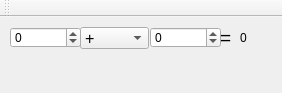
<?xml version="1.0" encoding="UTF-8"?>
<ui version="4.0">
 <class>MainWindow</class>
 <widget class="QMainWindow" name="MainWindow">
  <property name="geometry">
   <rect>
    <x>0</x>
    <y>0</y>
    <width>282</width>
    <height>93</height>
   </rect>
  </property>
  <property name="minimumSize">
   <size>
    <width>282</width>
    <height>93</height>
   </size>
  </property>
  <property name="maximumSize">
   <size>
    <width>282</width>
    <height>93</height>
   </size>
  </property>
  <property name="windowTitle">
   <string>MainWindow</string>
  </property>
  <property name="autoFillBackground">
   <bool>false</bool>
  </property>
  <widget class="QWidget" name="centralWidget">
   <widget class="QSpinBox" name="spbOne">
    <property name="geometry">
     <rect>
      <x>10</x>
      <y>10</y>
      <width>71</width>
      <height>21</height>
     </rect>
    </property>
    <property name="minimum">
     <number>-999</number>
    </property>
    <property name="maximum">
     <number>999</number>
    </property>
   </widget>
   <widget class="QSpinBox" name="spbTwo">
    <property name="geometry">
     <rect>
      <x>150</x>
      <y>10</y>
      <width>71</width>
      <height>21</height>
     </rect>
    </property>
    <property name="minimum">
     <number>-999</number>
    </property>
    <property name="maximum">
     <number>999</number>
    </property>
   </widget>
   <widget class="QComboBox" name="cmbOne">
    <property name="geometry">
     <rect>
      <x>80</x>
      <y>10</y>
      <width>69</width>
      <height>22</height>
     </rect>
    </property>
    <property name="font">
     <font>
      <pointsize>12</pointsize>
     </font>
    </property>
    <item>
     <property name="text">
      <string>+</string>
     </property>
    </item>
    <item>
     <property name="text">
      <string>-</string>
     </property>
    </item>
    <item>
     <property name="text">
      <string>*</string>
     </property>
    </item>
    <item>
     <property name="text">
      <string>/</string>
     </property>
    </item>
   </widget>
   <widget class="QLabel" name="lblR">
    <property name="geometry">
     <rect>
      <x>220</x>
      <y>0</y>
      <width>31</width>
      <height>41</height>
     </rect>
    </property>
    <property name="text">
     <string>&lt;html&gt;&lt;head/&gt;&lt;body&gt;&lt;p&gt;&lt;span style=&quot; font-size:14pt;&quot;&gt;=&lt;/span&gt;&lt;/p&gt;&lt;/body&gt;&lt;/html&gt;</string>
    </property>
   </widget>
   <widget class="QLabel" name="lblAnswer">
    <property name="geometry">
     <rect>
      <x>240</x>
      <y>10</y>
      <width>46</width>
      <height>21</height>
     </rect>
    </property>
    <property name="text">
     <string>0</string>
    </property>
   </widget>
  </widget>
  <widget class="QMenuBar" name="menuBar">
   <property name="geometry">
    <rect>
     <x>0</x>
     <y>0</y>
     <width>282</width>
     <height>21</height>
    </rect>
   </property>
  </widget>
  <widget class="QToolBar" name="mainToolBar">
   <attribute name="toolBarArea">
    <enum>TopToolBarArea</enum>
   </attribute>
   <attribute name="toolBarBreak">
    <bool>false</bool>
   </attribute>
  </widget>
 </widget>
 <layoutdefault spacing="6" margin="11"/>
 <resources/>
 <connections/>
</ui>
